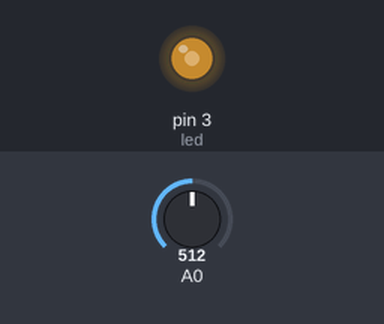
Simulated run of this sketch. Board: Arduino Uno, built with avr-gcc and run on an emulated ATmega328P. Parts: output pins drawn as LEDs (lit = HIGH). Inputs (shaded band) come from the test bench; at power-on: A0 = 512.

Above: at 1.2 s.
1.3 s: A0 set to 716
At 1.7 s:
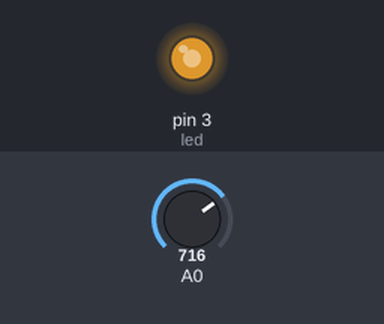
2.8 s: A0 set to 900
At 4.0 s:
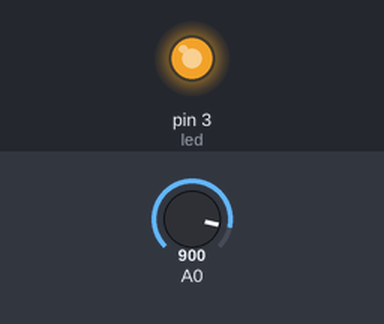
4.3 s: A0 set to 122
At 5.2 s:
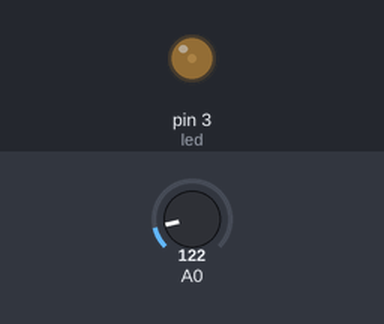
5.8 s: A0 set to 0
At 6.3 s:
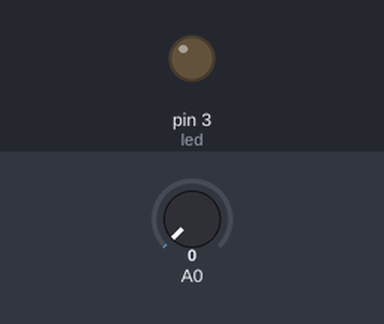
Timing chart, 0 to 8.3 s (numbered marks = the images above; inputs shaded):
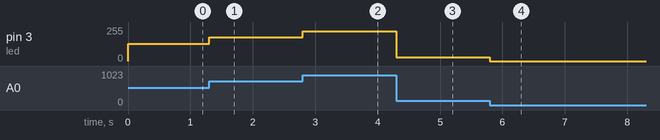

Measured:
- after the input at 1.3 s, pin 3 (led): 128/255 → 179/255 at once
- after the input at 2.8 s, pin 3 (led): 179/255 → 225/255 at once
- after the input at 4.3 s, pin 3 (led): 225/255 → 30/255 at once
- after the input at 5.8 s, pin 3 (led): 30/255 → 0/255 at once

The sketch:

pwm.ino
```cpp
int led = 3;
int valPot = 0;

void setup() {
  pinMode(led, OUTPUT);
}

void loop() {
  valPot = analogRead(A0);
  analogWrite(led, valPot / 4); // A divisão é necessária pois a entrada do potenciômetro é 4x maior que a saída do PWM
}
```
